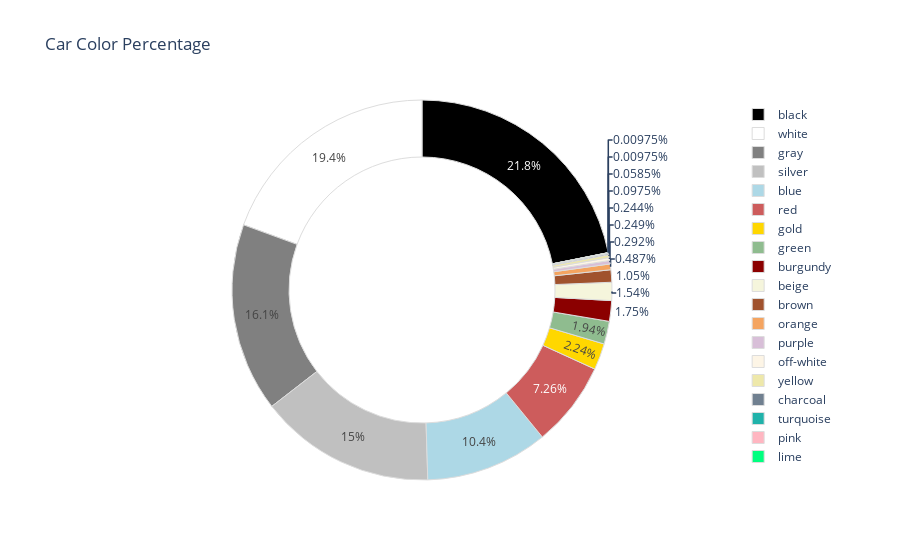

Notebook code for this chart:
### Markdown cell above
*Plotting car color distribution*<br>
`note: downloading of the Plotly library may be needed to view this interactive chart, to do so, run "pip install Plotly"!`

### Code cell
import plotly.graph_objects as go

values = cars_df['color'].value_counts()
names = cars_df['color'].value_counts().index
colors = ['black', 'white', 'gray', 'silver', 'lightblue', 'indianred', 'gold', 'darkseagreen',
       'darkred', 'beige', 'sienna', 'sandybrown', 'thistle', 'oldlace', 'palegoldenrod',
       'slategray', 'lightseagreen', 'lightpink', 'springgreen']


fig = go.Figure(
  data=[go.Pie(values=values, labels=names, hole=0.7)],
  layout=dict(title='Car Color Percentage', showlegend=True)
)
fig.update_traces(marker=dict(colors=colors, line=dict(color='#DDDDDD', width=1)))
fig.show()

### Figure 1 — Plotly figure (JSON) as saved in the notebook; plotly's stock layout.template omitted (floating-point values rounded to 4 significant figures)
{"data": [{"hole": 0.7, "labels": ["black", "white", "gray", "silver", "blue", "red", "gold", "green", "burgundy", "beige", "brown", "orange", "purple", "off-white", "yellow", "charcoal", "turquoise", "pink", "lime"], "marker": {"colors": ["black", "white", "gray", "silver", "lightblue", "indianred", "gold", "darkseagreen", "darkred", "beige", "sienna", "sandybrown", "thistle", "oldlace", "palegoldenrod", "slategray", "lightseagreen", "lightpink", "springgreen"], "line": {"color": "#DDDDDD", "width": 1}}, "type": "pie", "values": [4484, 3987, 3297, 3077, 2141, 1489, 460, 399, 360, 316, 216, 100, 60, 51, 50, 20, 12, 2, 2]}], "layout": {"showlegend": true, "title": {"text": "Car Color Percentage"}}}
